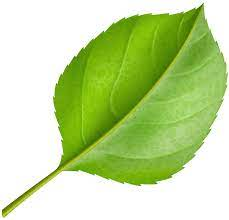
#> input picture vertex_chain_code/leaf.jpeg, 229 x 220 px
$ jupyter execute vertex_code.ipynb
#> lines starting #> are read from the running program, lines starting #| are printed output that depends on the picture; after the words box and inside, x2 and y2 are one past the last pixel; in counts of white or black regions, pixels touching at a corner belong together
[cell 1]
import numpy as np
import cv2 as cv
import matplotlib.pyplot as plt

[cell 2]
input_image = cv.imread("leaf.jpeg",0)
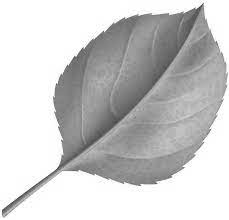
#> input_image: shape (220, 229); min 56, max 255, mean 203.3
input_image.shape
#> Out = (220, 229)

[cell 3]
scale_percent = 50 # percent of original size
width = int(input_image.shape[1] * scale_percent / 100)
#> width = 114
height = int(input_image.shape[0] * scale_percent / 100)
#> height = 110
dim = (width, height)
#> dim = (114, 110)

# resize image
img = cv.resize(input_image, dim, interpolation = cv.INTER_AREA)
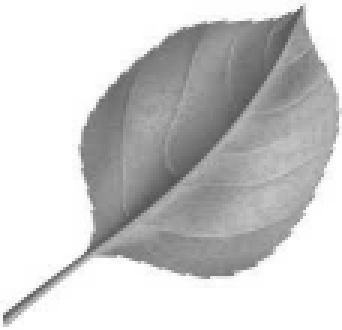
#> img: shape (110, 114) (shown 3 times larger); min 82, max 255, mean 203.3

[cell 4]
img.shape
#> Out = (110, 114)

[cell 5]
plt.imshow(img,cmap='gray')
#plt.imshow(input_image[:,:,2])

[cell 6]
laplacian = cv.Laplacian(img,cv.CV_64F)
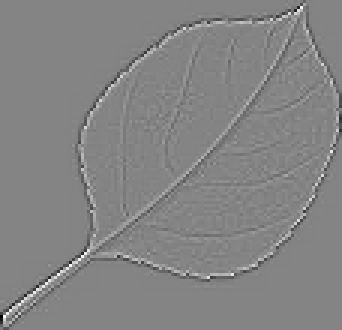
#> laplacian: shape (110, 114) float64 (shown 3 times larger); min -297, max 275, mean -0.1; drawn with min black and max white

[cell 7]
laplacian = np.uint(laplacian)
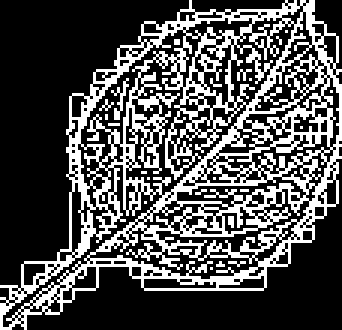
#> laplacian: shape (110, 114) uint64 (shown 3 times larger); min 0, max 1.84e+19, mean 5.69e+18; drawn with min black and max white

[cell 8]
edges = cv.Canny(img,250,250)
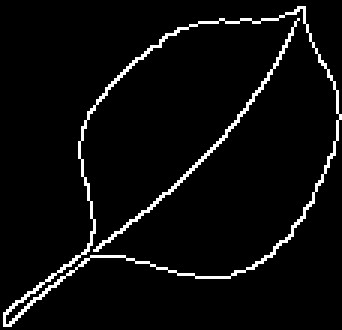
#> edges: shape (110, 114) (shown 3 times larger); 4.5% white in thin lines or dots

[cell 9]
plt.imshow(edges,cmap='gray')

[cell 10]
edges

[cell 11]
cnts = cv.findContours(edges, cv.RETR_EXTERNAL, cv.CHAIN_APPROX_SIMPLE)
#> cnts = 1 contour; box (x1, y1, x2, y2) and area: (1, 2, 114, 109) 5962
cnts = cnts[0] if len(cnts) == 2 else cnts[1]

for c in cnts:
    cv.drawContours(edges,[c], 0, (255,255,255), -1)
#> this loop made 1 pass
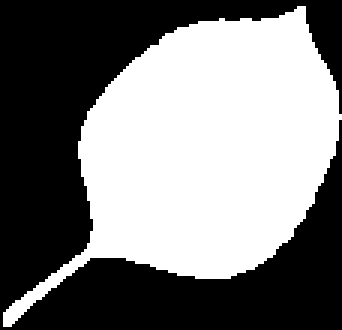
#> edges: shape (110, 114) (shown 3 times larger); 48.9% white; 1 white region, box (x1, y1, x2, y2) and area: (1, 2, 114, 109) 6126

kernel = cv.getStructuringElement(cv.MORPH_RECT, (20,20))
#> kernel: shape (20, 20); every value is 1
mask = cv.morphologyEx(edges, cv.MORPH_OPEN, kernel, iterations=2)
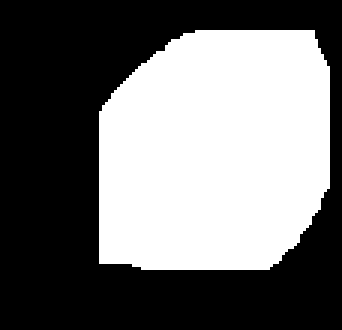
#> mask: shape (110, 114) (shown 3 times larger); 43.9% white; 1 white region, box (x1, y1, x2, y2) and area: (33, 10, 110, 90) 5500
mask = mask.astype(float) / 255
plt.imshow(mask,cmap='gray')

[cell 12]
plt.imshow(edges,cmap='gray')

[cell 13]
contour = edges.astype(float) / 255

[cell 14]
contour = np.pad(contour, [(10, ), (10, )], mode='constant')
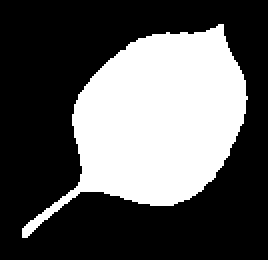
#> contour: shape (130, 134) float64 (shown 2 times larger); values 0 (black) and 1 (white), 35.2% white; 1 white region, box (x1, y1, x2, y2) and area: (11, 12, 124, 119) 6126

[cell 15]
plt.imshow(contour,cmap='gray')

[cell 16]
def getInitialPixel(ima):
    for i in range(len(ima)):
        for j in range(len(ima[0])):
            if ima[i][j]>0:
                return i,j
#> this loop made 13 passes

[cell 17]
i,j = getInitialPixel(contour)
#> i = 12; j = 109

[cell 18]
def vertexChainCode(ima):
    cad = ""
    ones = 0
    threes = 0
    points = []
    i,j = getInitialPixel(ima)
#> the loop in getInitialPixel, `for i in range(len(ima)):` made 13 passes
#> i = 12; j = 109
    points.append([i,j])
    act = [i+1,j] # counterclockwise tracking
#> act = [13, 109]
    break_loop = 0
    while ones!=4+threes and break_loop<20000: # iterate till closed loop
        break_loop += 1
        pix = ima[act[0]-1:act[0]+1,act[1]-1:act[1]+1]
        pix_sum = np.sum(pix)
        cad += str(int(pix_sum))
        points.append(act[:])
        if pix_sum==1:
            ones += 1
            act = walk_corner1(pix,act)
        elif pix_sum==2:
            if pix[0][0]==pix[0][1]:
                if pix[0][0]==1:
                    act[1] +=1
                else:
                    act[1] -=1
            elif pix[0][0]==0:
                act[0] +=1
            else:
                act[0] -=1
        else:
            threes +=1
            act = walk_corner3(pix,act)
#> this loop made 468 passes
#> (pix, pix_sum, cad) on passes 1, 2, 3, 6, 7, 9, 10, 16, 17, 20, 21: ([[0, 1], [1, 1]], 3, '3'), ([[0, 0], [0, 1]], 1, '31'), ([[0, 1], [1, 1]], 3, '313'), ([[0, 0], [0, 1]], 1, '313221'), ([[0, 1], [1, 1]], 3, '3132213'), ([[0, 0], [0, 1]], 1, '313221321'), ([[0, 1], [1, 1]], 3, '3132213213'), ([[0, 0], [0, 1]], 1, '3132213213222221'), ([[0, 1], [1, 1]], 3, '31322132132222213'), ([[1, 0], [1, 1]], 3, '31322132132222213223'), ([[0, 0], [1, 0]], 1, '313221321322222132231')
#> (pix, pix_sum) on passes 42, 43, 46, 47, 51, 52: ([[0, 0], [0, 1]], 1), ([[0, 1], [1, 1]], 3), ([[0, 0], [0, 1]], 1), ([[0, 1], [1, 1]], 3), ([[0, 0], [0, 1]], 1), ([[0, 1], [1, 1]], 3)
#> after the loop, act = [13, 109]; break_loop = 468; ones = 143; points = 469 pairs, first value 12 to 119, second value 11 to 124; threes = 139
    pt = np.array(points).T
    fig = plt.figure(figsize=(10,6))
    plt.imshow(ima,'gray')
    dib = plt.scatter(pt[1],pt[0],2,c=np.arange(len(pt[0])),cmap='jet')
    plt.colorbar(dib)
    plt.show()
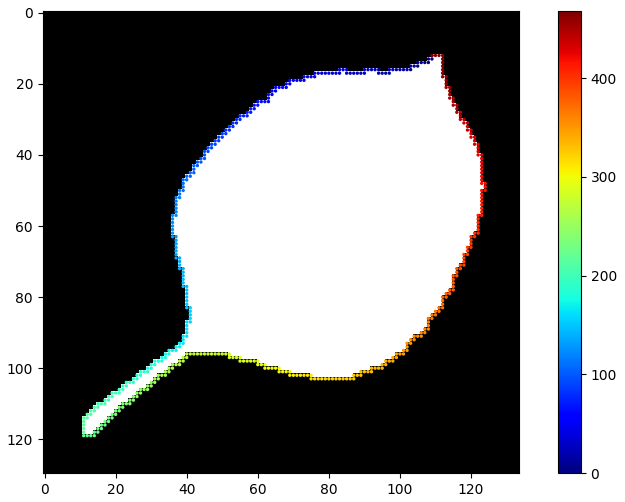
#> figure drawn by matplotlib, 2 panels
    return cad

[cell 19]
def walk_corner1(pix,act):
    if pix[0][0]>0:
        return [act[0]-1,act[1]]
    elif pix[0][1]>0:
        return [act[0],act[1]+1]
    elif pix[1][0]>0:
        return [act[0],act[1]-1]
    else:
        return [act[0]+1,act[1]]

[cell 20]
def walk_corner3(pix,act):
    if pix[0][0]==0:
        return [act[0],act[1]-1]
    elif pix[0][1]==0:
        return [act[0]-1,act[1]]
    elif pix[1][0]==0:
        return [act[0]+1,act[1]]
    elif pix[1][1]==0:
        return [act[0],act[1]+1]
    else:
        return [act[0]+1,act[1]+1]

[cell 21]
vcode = vertexChainCode(contour)

[cell 22]
print(vcode)
#> (printed output is left out)
